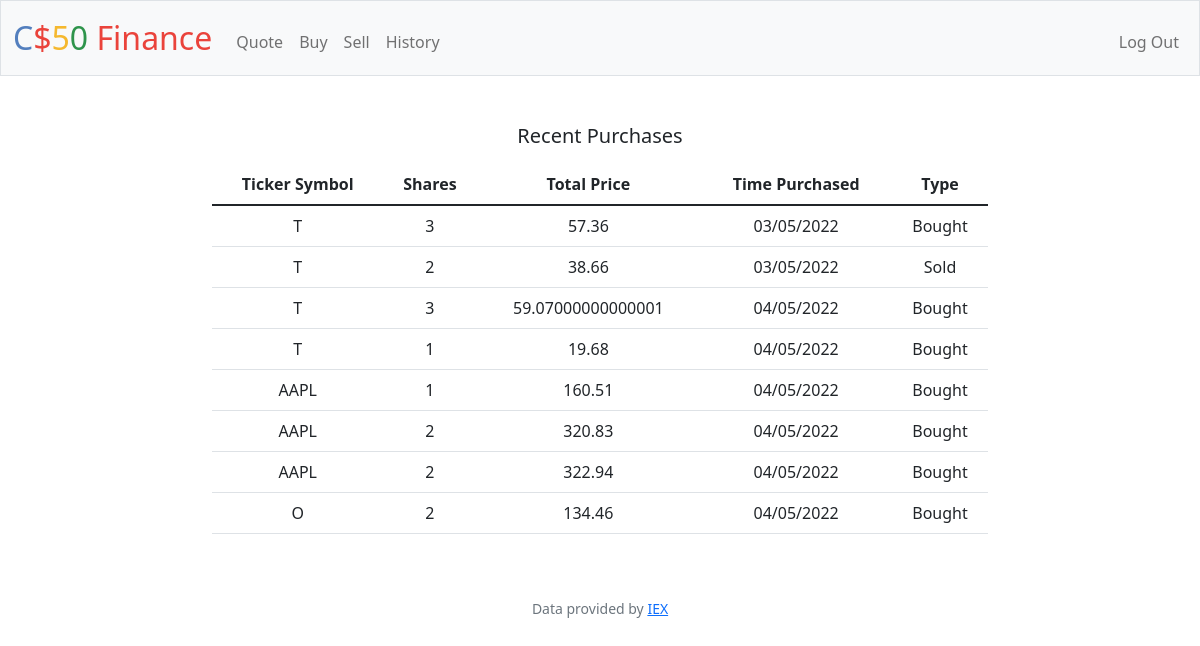
Screenshot of /history (signed in) with the database file from the repository.
### tables this page shows
CREATE TABLE 'purchases' ('id' INTEGER PRIMARY KEY AUTOINCREMENT NOT NULL, 'shares' INTEGER NOT NULL, 'symbol' TEXT NOT NULL, 'price_purchased' NUMERIC NOT NULL, 'cash_left' NUMERIC NOT NULL, 'time_purchased' TEXT NOT NULL, 'user_id'  INTEGER NOT NULL  , 'type' BOOLEAN);

### app.py (the view)
@ app.route("/history")
@ login_required
def history():
    try:
        rows = db.execute(
            "SELECT * FROM purchases WHERE user_id = ?", int(session["user_id"]))
        return render_template("history.html", rows=rows)
    except:
        return apology("Unable to load recent purchases")

### app.py (called while the page is built)
@app.after_request
def after_request(response):
    response.headers["Cache-Control"] = "no-cache, no-store, must-revalidate"
    response.headers["Expires"] = 0
    response.headers["Pragma"] = "no-cache"
    return response

### helpers.py (called while the page is built)
def login_required(f):
    @wraps(f)
    def decorated_function(*args, **kwargs):
        if session.get("user_id") is None:
            return redirect("/login")
        return f(*args, **kwargs)
    return decorated_function

### templates/history.html (shortened to what this page needs)
{% extends "layout.html" %}
{% block main %}
<form action="/history" method="post">
    <div class="row justify-content-center">
        <div class="col-md-8">
            <h1 class="lead text-center mb-3"> Recent Purchases</h1>
            <table class="table table-hover">
                <thead>
                    <tr>
                        <th>Ticker Symbol</th>
                        <th>Shares</th>
                        <th>Total Price</th>
                        <th>Time Purchased</th>
                        <th>Type</th>
                    </tr>
                </thead>
                <tbody>
                    {% for row in rows %}
                    <tr>
                        <td>{{ row.symbol }}</td>
                        <td>{{ row.shares }}</td>
                        <td>{{ row.price_purchased }}</td>
                        <td>{{ row.time_purchased }}</td>
                        {% if row.type == 0 %}
                            <td>Sold</td>
                        {% else %}
                            <td>Bought</td>
                        {% endif %}
                    </tr>
                    {% endfor %}
                </tbody>
            </table>
        </div>
    </div>
</form>
{% endblock %}

### templates/layout.html (shortened to what this page needs)
<!DOCTYPE html>
<html lang="en">
    <head>
        <link href="https://cdn.jsdelivr.net/npm/bootstrap@5.1.3/dist/css/bootstrap.min.css" rel="stylesheet">
        <link href="/static/styles.css" rel="stylesheet">
    </head>
    <body>
        <nav class="bg-light border navbar navbar-expand-md navbar-light">
            <div class="container-fluid">
                <a class="navbar-brand" href="/"><span class="blue">C</span><span class="red">$</span><span class="yellow">5</span><span class="green">0</span> <span class="red">Finance</span></a>
                <div class="collapse navbar-collapse" id="navbar">
                    {% if session["user_id"] %}
                        <ul class="navbar-nav me-auto mt-2">
                            <li class="nav-item"><a class="nav-link" href="/quote">Quote</a></li>
                            <li class="nav-item"><a class="nav-link" href="/buy">Buy</a></li>
                            <li class="nav-item"><a class="nav-link" href="/sell">Sell</a></li>
                            <li class="nav-item"><a class="nav-link" href="/history">History</a></li>
                        </ul>
                        <ul class="navbar-nav ms-auto mt-2">
                            <li class="nav-item"><a class="nav-link" href="/logout">Log Out</a></li>
                        </ul>
                    {% else %}
                        <ul class="navbar-nav ms-auto mt-2">
                            <li class="nav-item"><a class="nav-link" href="/register">Register</a></li>
                            <li class="nav-item"><a class="nav-link" href="/login">Log In</a></li>
                        </ul>
                    {% endif %}
                </div>
            </div>
        </nav>
        <main class="container-fluid py-5 text-center">
            {% block main %}{% endblock %}
        </main>
        <footer class="mb-5 small text-center text-muted">
            Data provided by <a href="https://iexcloud.io/">IEX</a>
        </footer>
    </body>
</html>

### static/styles.css (style rules this page uses)
nav .navbar-brand { font-size: xx-large; }
nav .navbar-brand .blue { color: #537fbe; }
nav .navbar-brand .red { color: #ea433b; }
nav .navbar-brand .yellow { color: #f5b82e; }
nav .navbar-brand .green { color: #2e944b; }

### rows the page displays
purchases: symbol "T", shares "3", price_purchased "57.36", time_purchased "03/05/2022", type "Bought"
purchases: symbol "T", shares "2", price_purchased "38.66", time_purchased "03/05/2022", type "Sold"
purchases: symbol "T", shares "3", price_purchased "59.07000000000001", time_purchased "04/05/2022", shows "Bought"
purchases: symbol "T", shares "1", price_purchased "19.68", time_purchased "04/05/2022", shows "Bought"
purchases: symbol "AAPL", shares "1", price_purchased "160.51", time_purchased "04/05/2022", shows "Bought"
purchases: symbol "AAPL", shares "2", price_purchased "320.83", time_purchased "04/05/2022", shows "Bought"
purchases: symbol "AAPL", shares "2", price_purchased "322.94", time_purchased "04/05/2022", shows "Bought"
purchases: symbol "O", shares "2", price_purchased "134.46", time_purchased "04/05/2022", type "Bought"
